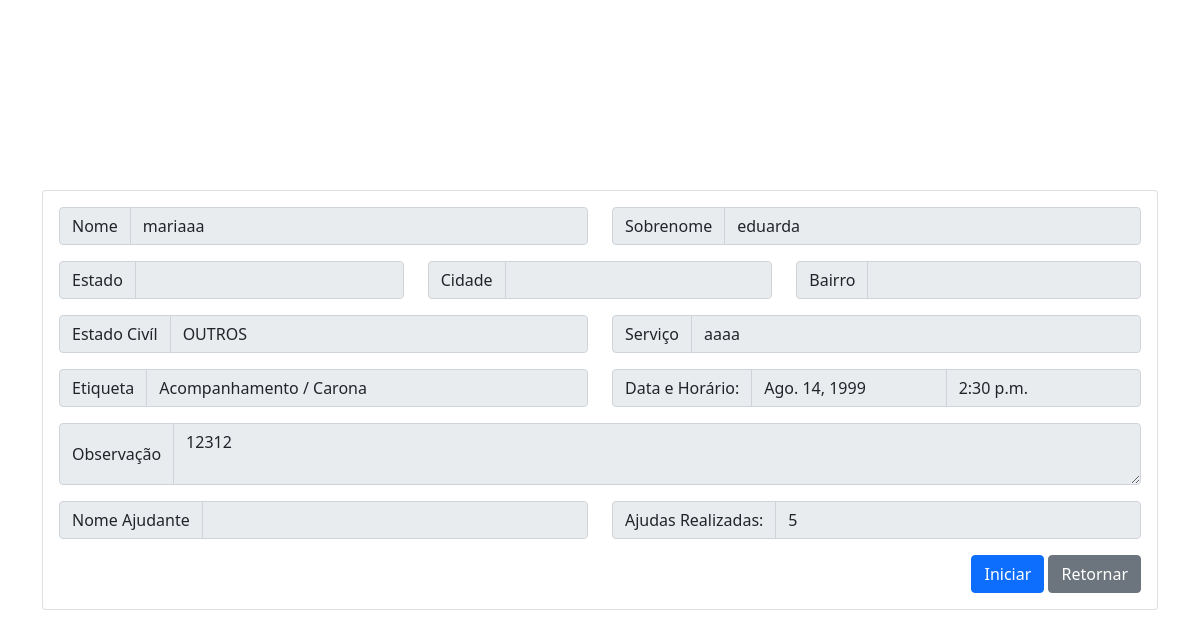
Before: /iniciar/8 with the older database file.
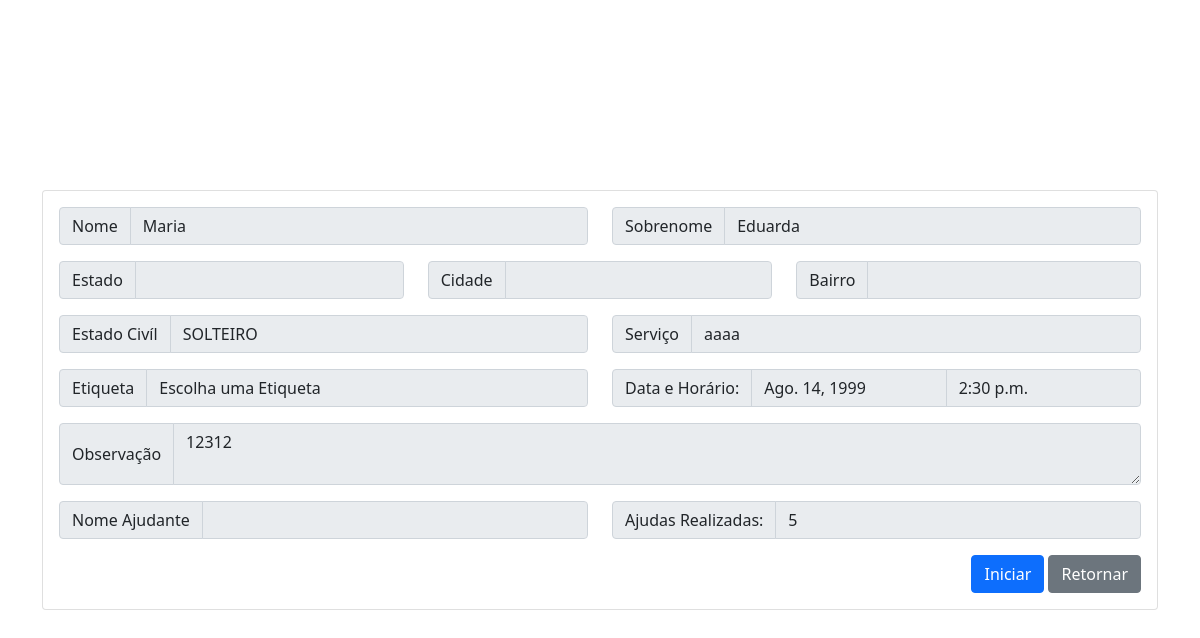
After: the same page with the newer database file.
### cadastro/models.py (models this page shows, shortened)
class Account(AbstractUser, PermissionsMixin):
    email = models.EmailField(verbose_name='email', max_length=60, unique=True)
    username = models.CharField(max_length=30)
    first_name = models.CharField(_('Nome'), max_length=150)
    last_name = models.CharField(_('Sobrenome'), max_length=150)
    estado = models.CharField(max_length=30, blank=True)
    cidade = models.CharField(max_length=50, blank=True)
    cep = models.CharField(verbose_name='CPF', max_length=10, blank=True)
    bairro = models.CharField(max_length=50, blank=True)
    rua = models.CharField(max_length=50, blank=True)
    numero_res = models.CharField(verbose_name='Número', max_length=6, blank=True)
    rg = models.CharField(verbose_name='RG',max_length=50, blank=True)
    cpf = models.CharField(verbose_name='CPF',max_length=50, blank=True)
    telefone = models.CharField(max_length=50, blank=True)
    estado_civil = models.CharField(max_length=10,
        choices=(
            ('', 'Estado Civíl'),
            ('CASADO', 'Casado(a)'),
            ('SOLTEIRO', 'Solteiro(a)'),
            ('DIVORCIADO', 'Divorciado(a)'),
            ('VIUVO', 'Viúvo(a)'),
            ('OUTROS', 'Outros')
        ), default=''
    )
    escolaridade = models.CharField(max_length=30, blank=True)
    sexo = models.CharField(max_length=10,
        choices=(
            ('', 'Sexo'),
            ('MASCULINO', 'Masculino'),
            ('FEMININO', 'Feminino')
        ), default=''
    )
    date_joined = models.DateTimeField(verbose_name='date joined', auto_now_add=True)
    last_login = models.DateTimeField(verbose_name='last login', auto_now=True)
    is_admin = models.BooleanField(default=False)
    is_active = models.BooleanField(default=True)
    is_staff = models.BooleanField(default=False)
    is_superuser = models.BooleanField(default=False)
    USERNAME_FIELD = 'email'
    REQUIRED_FIELDS = ['first_name', 'last_name']
    objects = MyAccountManager()
    def __str__(self):
        return self.email

### servicos/models.py (models this page shows)
class ServicoSolicitado(models.Model):
    tags = (
        ('', 'Escolha uma Etiqueta'),
        ('1', 'Serviços da Casa'),
        ('2', 'Acompanhamento / Carona'),
        ('3', 'Compras'),
        ('4', 'Visita'),
        ('5', 'Diversos')
    )
    voluntario_id = models.ForeignKey(Voluntario, null=True, blank=True, on_delete=models.RESTRICT)
    idoso_id = models.ForeignKey(Idoso, on_delete=models.RESTRICT, blank=True)
    servsolicitado = models.CharField(verbose_name='Serviço', max_length=30)
    tagservico = models.CharField(verbose_name='Etiqueta', max_length=15, choices=tags, default='')
    data_compromisso = models.DateField(verbose_name='Data', null=False, blank=False)
    hora_compromisso = models.TimeField(verbose_name='Horário', null=False, blank=False)
    data_inicio = models.DateField(null=True, blank=True)
    data_fim = models.DateField(null=True, blank=True)
    hora_inicio = models.TimeField(null=True, blank=True)
    hora_fim = models.TimeField(null=True, blank=True)
    observacao = models.TextField(verbose_name='Observação', blank=True, null=False)
    confirmado = models.BooleanField(blank=True, null=True, default=False)

### servicos/views.py (the view)
# urls.py: path('iniciar/<int:servico_id>', views.iniciar, name='iniciar'),
def iniciar(request, servico_id):
    servico = get_object_or_404(ServicoSolicitado, pk=servico_id)
    v = Idoso.objects.get(id=servico.idoso_id_id)
    context = {
        'idoso': Account.objects.get(id=v.idoso_id),
        'servico': servico
    }
    print(context['idoso'])
    if request.method == 'POST':
        servico.data_inicio = datetime.datetime.today()
        servico.hora_inicio = datetime.datetime.now().strftime("%H:%M:%S")
        servico.save(update_fields=['data_inicio', 'hora_inicio'])
        return redirect('index')
    return render(request, 'iniciar.html', context)

### servicos/templates/iniciar.html (shortened to what the changed rows need)
{% load static %}
<!DOCTYPE html>
<html lang="en">
<head>
    <link href="https://cdn.jsdelivr.net/npm/bootstrap@5.1.3/dist/css/bootstrap.min.css" rel="stylesheet">
</head>
<body>
    <div class="container">
            <div class="card">
                <div class="card-body">
                    <div class="row">
                        <div class="col-6">
                            <div class="input-group mb-3">
                                <span class="input-group-text" id="basic-addon1">Nome</span>
                                <input type="text" value="{{idoso.first_name}}" class="form-control" aria-describedby="basic-addon1" disabled>
                            </div>
                        </div>
                        <div class="col-6">
                            <div class="input-group mb-3">
                                <span class="input-group-text" id="basic-addon2">Sobrenome</span>
                                <input type="text" value="{{idoso.last_name}}" class="form-control" aria-describedby="basic-addon2" disabled>
                            </div>
                        </div>
                        <div class="col-6">
                            <div class="input-group mb-3">
                                <span class="input-group-text" id="basic-addon6">Estado Civíl</span>
                                <input type="text" value="{{idoso.estado_civil}}" class="form-control" aria-describedby="basic-addon6" disabled>
                            </div>
                        </div>
                        <div class="col-6">
                            <div class="input-group mb-3">
                                <span class="input-group-text" id="basic-addon7">Serviço</span>
                                <input type="text" value="{{servico.servsolicitado}}" class="form-control" aria-describedby="basic-addon7" disabled>
                            </div>
                        </div>
                        <div class="col-6">
                            <div class="input-group mb-3">
                                <span class="input-group-text" id="basic-addon8">Etiqueta</span>
                                <input type="text" value="{{servico.get_tagservico_display}}" class="form-control" aria-describedby="basic-addon8" disabled>
                            </div>
                        </div>
                        <div class="col-sm">
                            <div class="input-group">
                              <span class="input-group-text">Data e Horário:</span>
                              <input type="text" aria-label="Data" value="{{servico.data_compromisso|date:'DATE_FORMAT'}}" class="form-control" disabled>
                              <input type="text" aria-label="Horario" value="{{servico.hora_compromisso|time:'TIME_FORMAT'}}" class="form-control" disabled>
                            </div>
                        </div>
                        <div class="col-12">
                            <div class="input-group mb-3">
                                <span class="input-group-text">Observação</span>
                                <textarea class="form-control" aria-label="Descricao" disabled>{{servico.observacao}}</textarea>
                            </div>
                        </div>
                    </div>
                </div>
            </div>
        </div>
</body>
</html>

Changed rows visible on the page:
changed Account: first_name "mariaaa" → "Maria"; last_name "eduarda" → "Eduarda"; estado_civil "OUTROS" → "SOLTEIRO"
changed ServicoSolicitado "aaaa": tagservico "Acompanhamento / Carona" → "Escolha uma Etiqueta"
